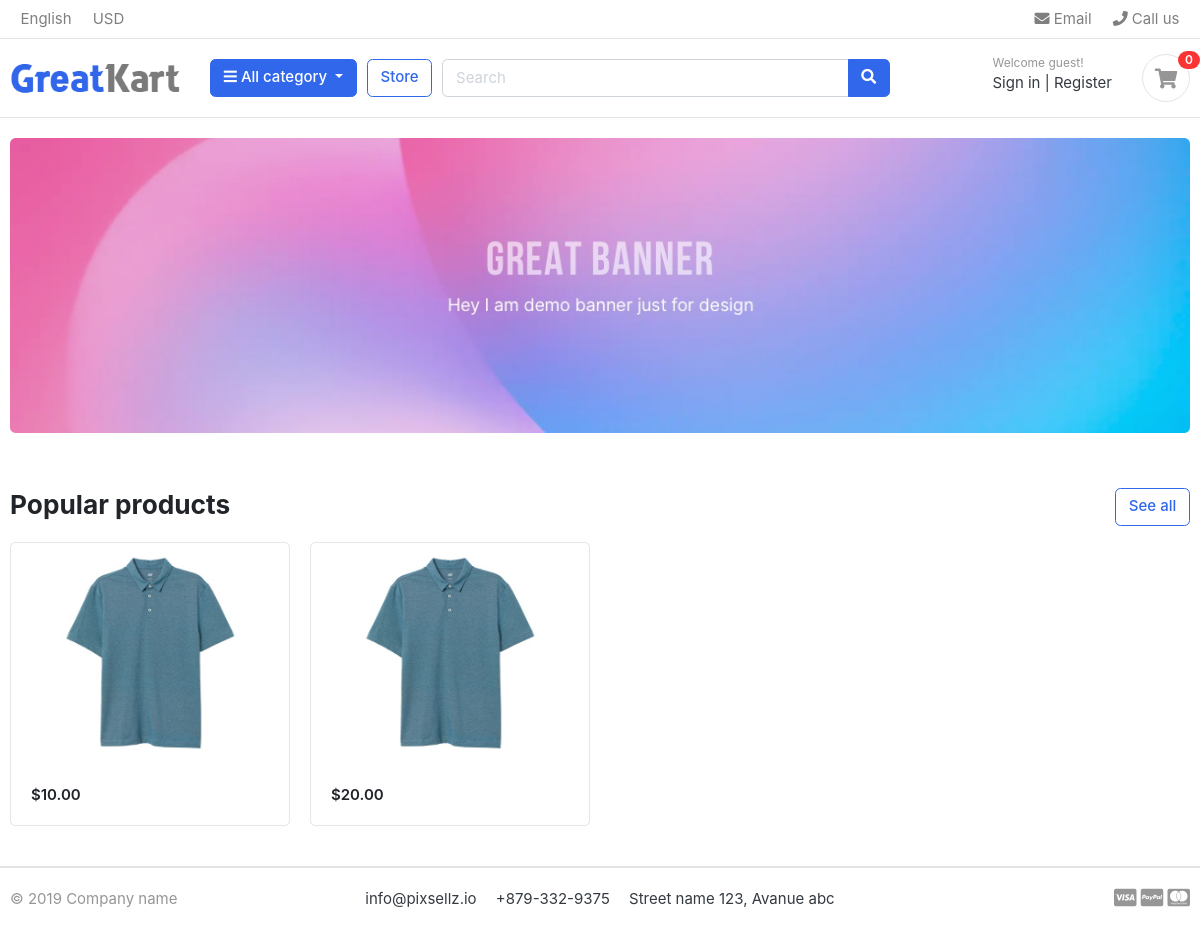
The app's page /, older data.
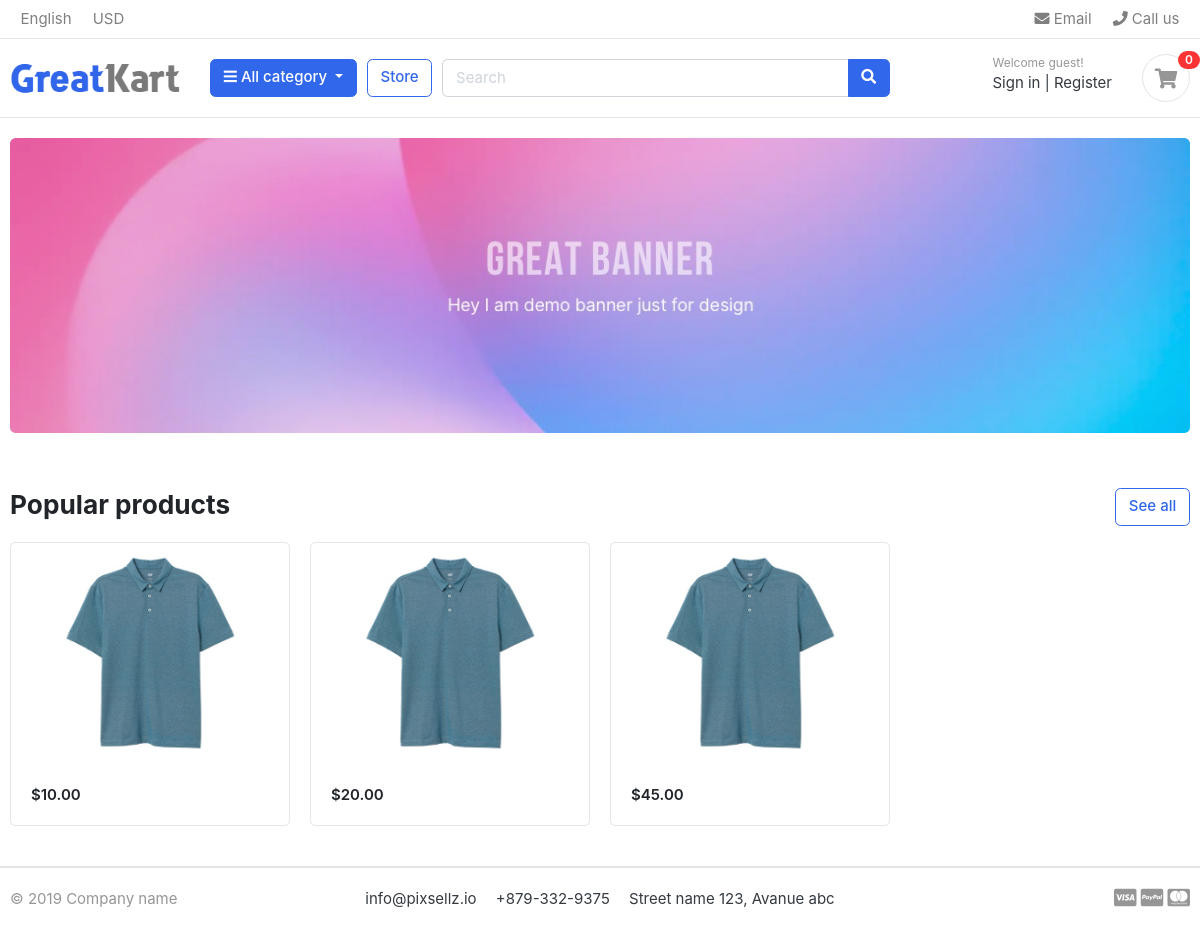
The same page, newer data.
### product/models.py (models this page shows, shortened)
class Product(TimeStampedModel):
    seller = models.ForeignKey(User, on_delete=models.CASCADE, related_name='seller')
    title = models.CharField(max_length=100, unique=True)
    slug = models.SlugField(max_length=100, unique=True)
    description = models.TextField()
    price = models.DecimalField(max_digits=10, decimal_places=2)
    quantity = models.IntegerField(default=0)
    category = models.ForeignKey(Category, on_delete=models.PROTECT, related_name='products')
    color = models.ManyToManyField(Color, blank=True)
    size = models.ManyToManyField(Size, blank=True)
    custom = ProductManager()
    objects = models.Manager()

### product/views.py (the view)
# urls.py: path('', HomeView.as_view(), name='home'),
class HomeView(ListView):
    model = Product
    template_name = 'home.html'
    context_object_name = 'products'
    def get_queryset(self):
        return Product.objects.all()[:12]

### category/context_processors.py (called while the page is built)
def categories(request):
    categories = Category.objects.all()
    return {'categories': categories}

### order/context_processors.py (called while the page is built)
def order_count(request):
    if request.user.is_authenticated:
        order_count = OrderItem.objects.filter(customer=request.user, ordered=False).count()
        return {'order_count': order_count}
    return {'order_count': 0}

### templates/home.html (shortened to what this page needs)
{% extends 'base.html' %}
{% load static %}
{% block content %}
<section class="section-intro padding-y-sm">
<div class="container">
<div class="intro-banner-wrap">
	<img src="{% static 'images/banners/1.jpg' %}" class="img-fluid rounded">
</div>
</div>
</section>
<section class="section-name padding-y-sm">
<div class="container">
<header class="section-heading">
	<a href="{% url 'product:product_list' %}" class="btn btn-outline-primary float-right">See all</a>
	<h3 class="section-title">Popular products</h3>
</header>
<div class="row">
    {% for product in products %}
	<div class="col-md-3">
		<div class="card card-product-grid">
			<a href="./product-detail.html" class="img-wrap"> <img src="{% static 'images/items/1.jpg' %}"> </a>
			<figcaption class="info-wrap">
				<div class="price mt-1">${{ product.price }}</div>
			</figcaption>
		</div>
	</div>
    {% endfor %}
</div>
</div>
</section>
{% endblock %}

Row changes from the older to the newer data that the page shows:
added Product: price "45.00"
